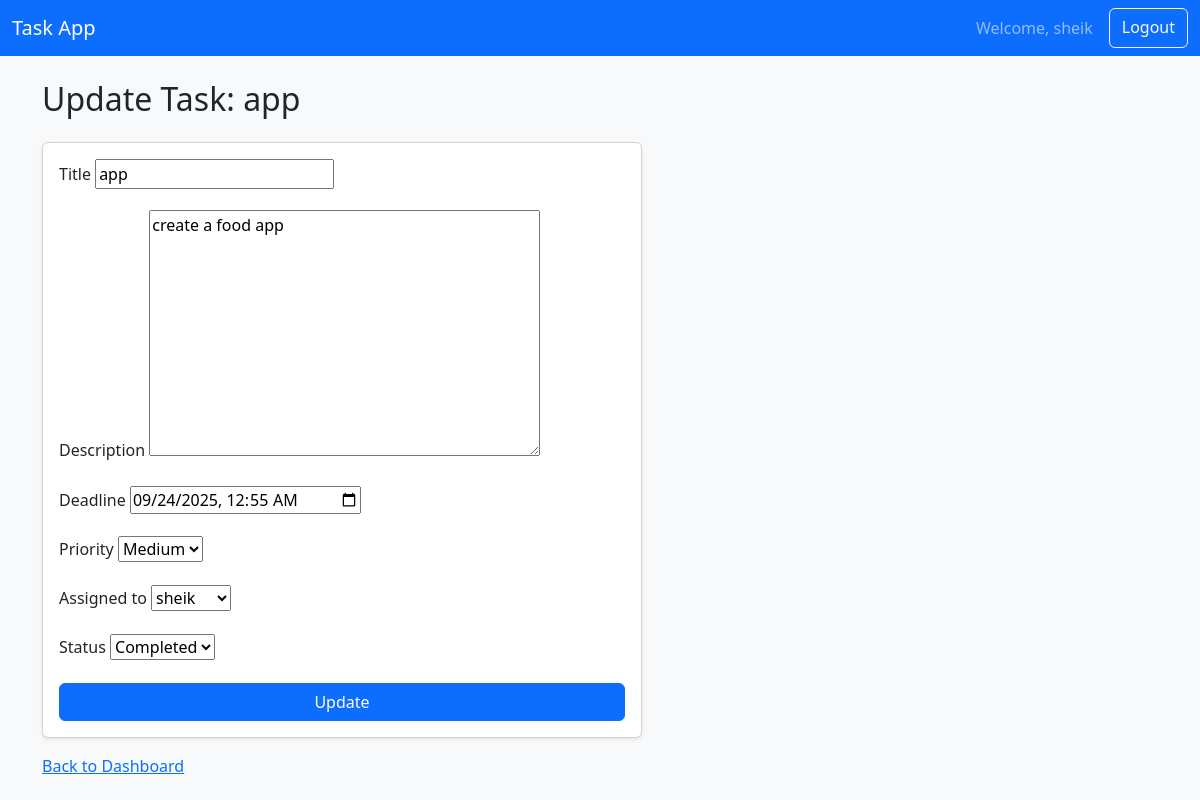
Screenshot of /update/2/ (signed in) with the database file from the repository.
### tasks/models.py (models this page shows, shortened)
class Task(models.Model):
	PRIORITY_CHOICES = [
		('Low', 'Low'),
		('Medium', 'Medium'),
		('High', 'High'),
	]
	STATUS_CHOICES = [
		('Pending', 'Pending'),
		('Completed', 'Completed'),
	]
	title = models.CharField(max_length=255)
	description = models.TextField(blank=True)
	deadline = models.DateTimeField()
	priority = models.CharField(max_length=10, choices=PRIORITY_CHOICES, default='Low')
	assigned_to = models.ForeignKey(User, related_name='assigned_tasks', on_delete=models.CASCADE)
	created_by = models.ForeignKey(User, related_name='created_tasks', on_delete=models.CASCADE)
	status = models.CharField(max_length=10, choices=STATUS_CHOICES, default='Pending')
	created_at = models.DateTimeField(auto_now_add=True)
	updated_at = models.DateTimeField(auto_now=True)

### tasks/views.py (the view)
# urls.py: path('update/<int:pk>/', views.update_task, name='update_task'),
@login_required
def update_task(request, pk):
	task = get_object_or_404(Task, pk=pk)
	if request.method == 'POST':
		form = TaskForm(request.POST, instance=task)
		if form.is_valid():
			form.save()
			return redirect('dashboard')
	else:
		form = TaskForm(instance=task)
	return render(request, 'tasks/update_task.html', {'form': form, 'task': task})

### tasks/forms.py
class TaskForm(forms.ModelForm):
    class Meta:
        model = Task
        fields = ['title', 'description', 'deadline', 'priority', 'assigned_to', 'status']
        widgets = {
            'deadline': forms.DateTimeInput(attrs={'type': 'datetime-local'}),
        }

### tasks/templates/tasks/update_task.html (shortened to what this page needs)
{% extends 'base.html' %}
{% block content %}
<h2 class="mb-4">Update Task: {{ task.title }}</h2>
<form method="post" class="card card-body shadow-sm" style="max-width:600px;">
        {% for field in form %}
            <div class="mb-3">
                <label class="form-label">{{ field.label }}</label>
                {{ field }}
            </div>
        {% endfor %}
        <button type="submit" class="btn btn-primary w-100">Update</button>
</form>
<a class="d-block mt-3" href="{% url 'dashboard' %}">Back to Dashboard</a>
{% endblock %}

### tasks/templates/base.html (shortened to what this page needs)
<!DOCTYPE html>
<html>
<head>
        <link href="https://cdn.jsdelivr.net/npm/bootstrap@5.3.2/dist/css/bootstrap.min.css" rel="stylesheet">
</head>
<body class="bg-light">
        <nav class="navbar navbar-expand-lg navbar-dark bg-primary mb-4">
            <div class="container-fluid">
                <a class="navbar-brand" href="/">Task App</a>
                <div class="d-flex">
                    {% if user.is_authenticated %}
                        <span class="navbar-text me-3">Welcome, {{ user.username }}</span>
                        <a class="btn btn-outline-light" href="/logout/">Logout</a>
                    {% else %}
                        <a class="btn btn-outline-light me-2" href="/accounts/login/">Login</a>
                        <a class="btn btn-light" href="/signup/">Signup</a>
                    {% endif %}
                </div>
            </div>
        </nav>
        <div class="container">
            {% block content %}{% endblock %}
        </div>
</body>
</html>

### rows the page displays
Task: title "app", form "app" "create a food app" "09/24/2025 00:55" "Medium" "sheik" "Completed"

### other values shown
{{ user.username }} "sheik"
{{ field.label }} "Title" "Description" "Deadline" "Priority" "Assigned to" "Status"
